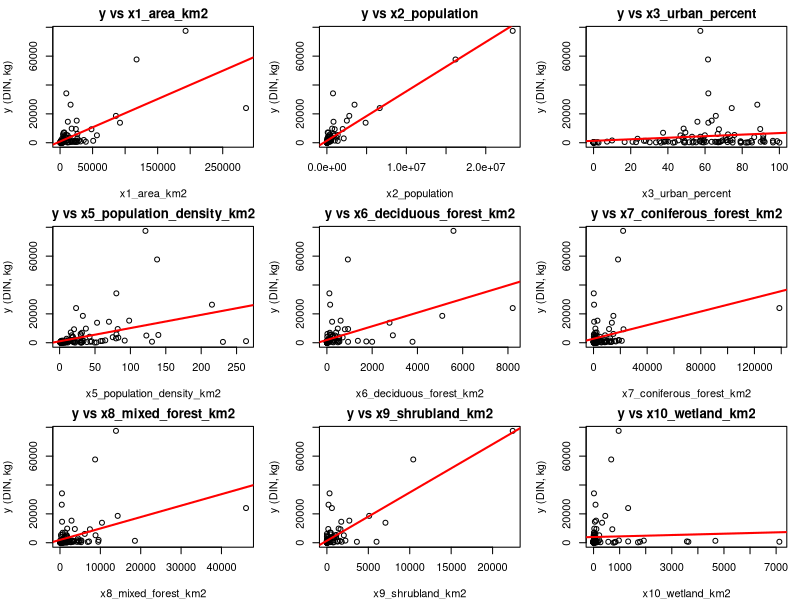
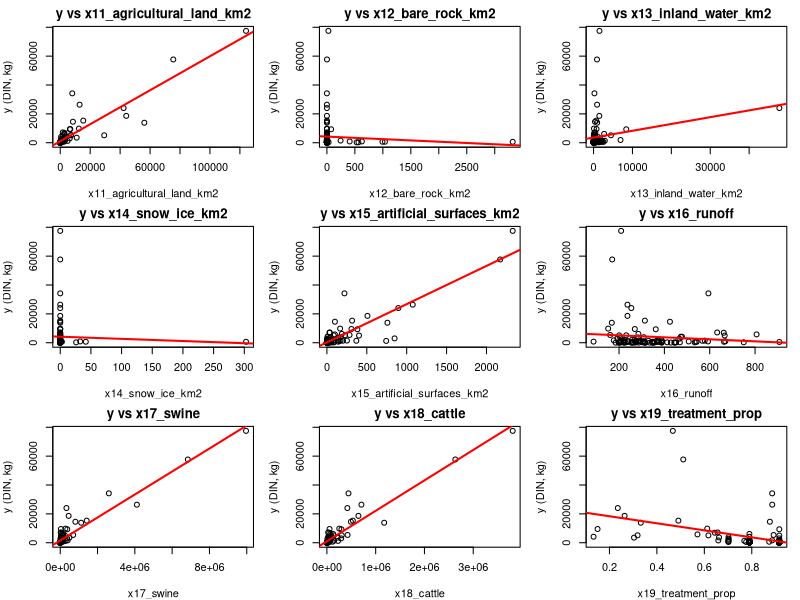
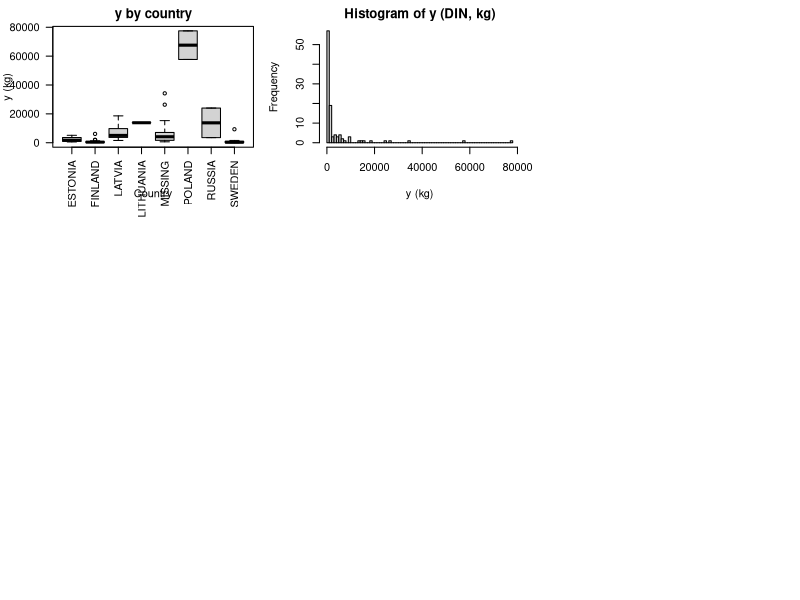
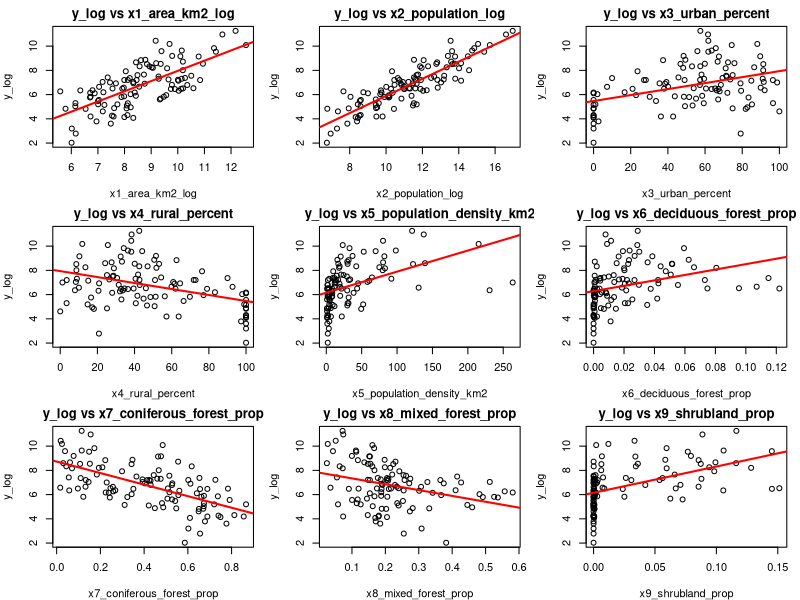
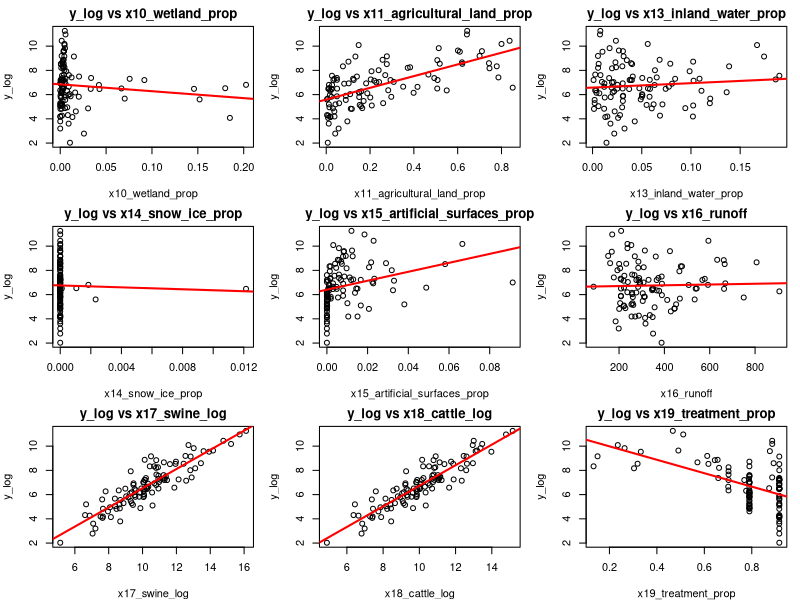
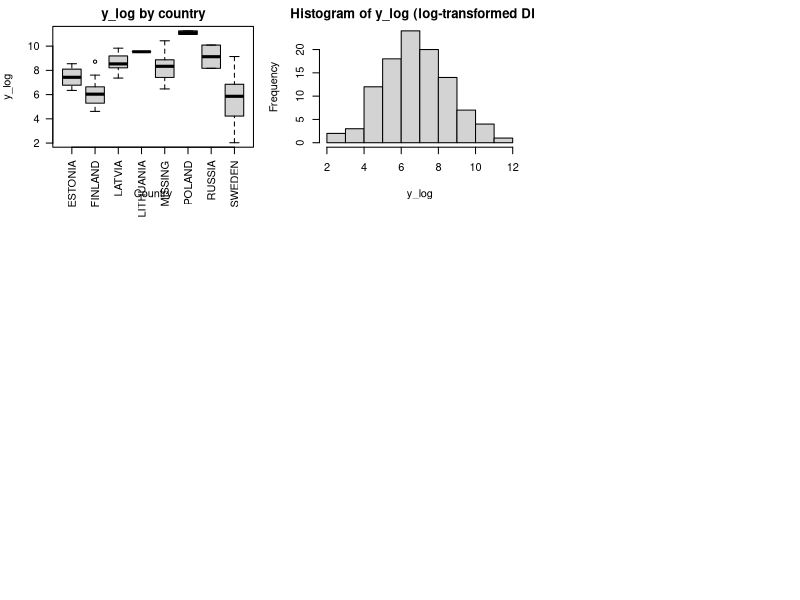
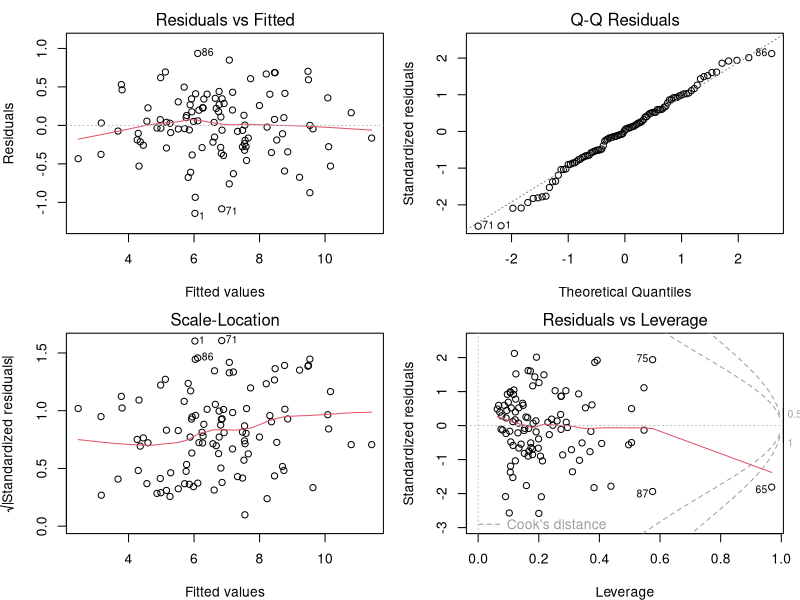
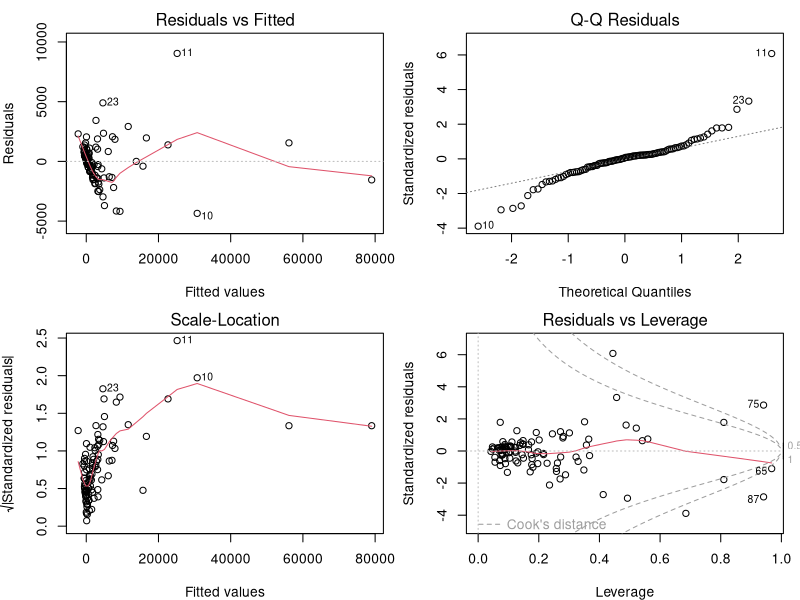

R code for these plots, in order:
## ---- chunk 1
options(stringsAsFactors = FALSE)
set.seed(5021)
knitr::opts_chunk$set(echo = FALSE, message = FALSE, warning = FALSE)
## ---- chunk 2
# Läs in data
dat_raw <- read.csv("baltic_DIN.csv", sep = ",", header = TRUE, check.names = FALSE)

# Arbetskopia
df <- dat_raw

# Enheter och nya namn
df$x1_area_km2 <- df$x1 * 0.01
df$x2_population <- df$x2
df$x3_urban_percent <- df$x3
df$x4_rural_percent <- df$x4
df$x5_population_density_km2 <- df$x5
df$x6_deciduous_forest_km2      <- df$x6  * 0.01
df$x7_coniferous_forest_km2     <- df$x7  * 0.01
df$x8_mixed_forest_km2          <- df$x8  * 0.01
df$x9_shrubland_km2             <- df$x9  * 0.01
df$x10_wetland_km2              <- df$x10 * 0.01
df$x11_agricultural_land_km2    <- df$x11 * 0.01
df$x12_bare_rock_km2            <- df$x12 * 0.01
df$x13_inland_water_km2         <- df$x13 * 0.01
df$x14_snow_ice_km2             <- df$x14 * 0.01
df$x15_artificial_surfaces_km2  <- df$x15 * 0.01
df$x16_runoff <- df$x16
df$x17_swine  <- df$x17
df$x18_cattle <- df$x18
df$x19_treatment_prop <- df$x19/100
df$x20_country <- df$x20
df$x20_country[is.na(df$x20_country) | df$x20_country == "" ] <- "MISSING"
df$x20_country <- factor(df$x20_country)
df$sweden_group <- factor(ifelse(df$x20_country == "SWEDEN", "Sweden", "Non-Sweden"),
                          levels = c("Non-Sweden","Sweden"))

# Hjälpfunktion för loggar
log1p_safe <- function(z) log1p(pmax(z, 0))

# Respons och loggar
df$y_log <- log1p_safe(df$y)
df$x1_area_km2_log    <- log1p_safe(df$x1_area_km2)
df$x2_population_log  <- log1p_safe(df$x2_population)
df$x17_swine_log      <- log1p_safe(df$x17_swine)
df$x18_cattle_log     <- log1p_safe(df$x18_cattle)

# Andelar av total area
area_total <- df$x1_area_km2
df$x6_deciduous_forest_prop     <- df$x6_deciduous_forest_km2     / area_total
df$x7_coniferous_forest_prop    <- df$x7_coniferous_forest_km2    / area_total
df$x8_mixed_forest_prop         <- df$x8_mixed_forest_km2         / area_total
df$x9_shrubland_prop            <- df$x9_shrubland_km2            / area_total
df$x10_wetland_prop             <- df$x10_wetland_km2             / area_total
df$x11_agricultural_land_prop   <- df$x11_agricultural_land_km2   / area_total
df$x12_bare_rock_prop           <- df$x12_bare_rock_km2           / area_total
df$x13_inland_water_prop        <- df$x13_inland_water_km2        / area_total
df$x14_snow_ice_prop            <- df$x14_snow_ice_km2            / area_total
df$x15_artificial_surfaces_prop <- df$x15_artificial_surfaces_km2 / area_total

# Loggar för areor (x6–x15)
df$x6_deciduous_forest_km2_log      <- log1p_safe(df$x6_deciduous_forest_km2)
df$x7_coniferous_forest_km2_log     <- log1p_safe(df$x7_coniferous_forest_km2)
df$x8_mixed_forest_km2_log          <- log1p_safe(df$x8_mixed_forest_km2)
df$x9_shrubland_km2_log             <- log1p_safe(df$x9_shrubland_km2)
df$x10_wetland_km2_log              <- log1p_safe(df$x10_wetland_km2)
df$x11_agricultural_land_km2_log    <- log1p_safe(df$x11_agricultural_land_km2)
df$x12_bare_rock_km2_log            <- log1p_safe(df$x12_bare_rock_km2)
df$x13_inland_water_km2_log         <- log1p_safe(df$x13_inland_water_km2)
df$x14_snow_ice_km2_log             <- log1p_safe(df$x14_snow_ice_km2)
df$x15_artificial_surfaces_km2_log  <- log1p_safe(df$x15_artificial_surfaces_km2)

# Lagrar sammanräkningar för inline-text
country_tbl  <- table(df$x20_country)
## ---- chunk 3
numeric_x <- c("x1_area_km2","x2_population","x3_urban_percent","x5_population_density_km2",
               "x6_deciduous_forest_km2","x7_coniferous_forest_km2","x8_mixed_forest_km2",
               "x9_shrubland_km2","x10_wetland_km2","x11_agricultural_land_km2",
               "x12_bare_rock_km2","x13_inland_water_km2","x14_snow_ice_km2",
               "x15_artificial_surfaces_km2","x16_runoff","x17_swine","x18_cattle",
               "x19_treatment_prop")
par(mfrow=c(3,3), mar=c(4,4,2,1))
for (v in numeric_x) {
  plot(df[[v]], df$y, xlab=v, ylab="y (DIN, kg)", main=paste("y vs", v))
  abline(lm(df$y ~ df[[v]]), col="red", lwd=2)
}
## ---- chunk 4
boxplot(y ~ x20_country, data=df, main="y by country", xlab="Country", ylab="y (kg)", las=2)
## ---- chunk 5
hist(df$y, breaks="FD", main="Histogram of y (DIN, kg)", xlab="y (kg)")
## ---- chunk 6
vars_trans <- c("x1_area_km2_log","x2_population_log","x3_urban_percent","x4_rural_percent","x5_population_density_km2",
                "x6_deciduous_forest_prop","x7_coniferous_forest_prop","x8_mixed_forest_prop",
                "x9_shrubland_prop","x10_wetland_prop","x11_agricultural_land_prop",
                "x13_inland_water_prop","x14_snow_ice_prop","x15_artificial_surfaces_prop",
                "x16_runoff","x17_swine_log","x18_cattle_log","x19_treatment_prop")
par(mfrow=c(3,3), mar=c(4,4,2,1))
for (v in vars_trans) {  
  plot(df[[v]], df$y_log, xlab=v, ylab="y_log", main=paste("y_log vs", v))
  abline(lm(df$y_log ~ df[[v]]), col="red", lwd=2)
}
## ---- chunk 7
boxplot(y_log ~ x20_country, data=df, main="y_log by country", xlab="Country", ylab="y_log", las=2)
## ---- chunk 8
hist(df$y_log, breaks="FD", main="Histogram of y_log (log-transformed DIN)", xlab="y_log")
## ---- chunk 9
form_full_log <- y_log ~ x1_area_km2_log + x2_population_log + x3_urban_percent +
  x6_deciduous_forest_prop + x7_coniferous_forest_prop + x8_mixed_forest_prop +
  x9_shrubland_prop + x10_wetland_prop + x11_agricultural_land_prop +
  x13_inland_water_prop + x14_snow_ice_prop + x15_artificial_surfaces_prop +
  x16_runoff + x17_swine_log + x18_cattle_log + x19_treatment_prop + x20_country
fit_full_log <- lm(form_full_log, data=df)
summary(fit_full_log)
## ---- chunk 10
fit_step_log <- MASS::stepAIC(fit_full_log, direction="both", trace=FALSE)
summary(fit_step_log)
## ---- chunk 11
vif_numeric <- function(model, data){
  tt <- terms(model)
  labs <- attr(tt, "term.labels")
  num_vars <- labs[sapply(labs, function(v) is.numeric(data[[v]]))]
  out <- setNames(numeric(length(num_vars)), num_vars)
  for (v in num_vars) {
    others <- setdiff(num_vars, v)
    if (length(others) == 0) { out[v] <- NA_real_; next }
    r2 <- summary(lm(as.formula(paste(v, "~", paste(others, collapse="+"))), data=data))$r.squared
    out[v] <- 1/(1 - r2)
  }
  out
}
vif_full_log <- vif_numeric(fit_full_log, df)
vif_step_log <- vif_numeric(fit_step_log, df)
vif_full_log
## ---- chunk 12
vif_step_log
## ---- chunk 13
par(mfrow=c(2,2)); plot(fit_full_log)
## ---- chunk 14
form_full_raw <- y ~ x1_area_km2 + x2_population + x3_urban_percent +
  x6_deciduous_forest_prop + x7_coniferous_forest_prop + x8_mixed_forest_prop +
  x9_shrubland_prop + x10_wetland_prop + x11_agricultural_land_prop +
  x13_inland_water_prop + x14_snow_ice_prop + x15_artificial_surfaces_prop +
  x16_runoff + x17_swine + x18_cattle + x19_treatment_prop + x20_country
fit_full_raw <- lm(form_full_raw, data=df)
summary(fit_full_raw)
## ---- chunk 15
par(mfrow=c(2,2)); plot(fit_full_raw)
## ---- chunk 16
form_no_country <- y_log ~ x1_area_km2_log + x2_population_log + x3_urban_percent +
  x6_deciduous_forest_prop + x7_coniferous_forest_prop + x8_mixed_forest_prop +
  x9_shrubland_prop + x10_wetland_prop + x11_agricultural_land_prop +
  x13_inland_water_prop + x14_snow_ice_prop + x15_artificial_surfaces_prop +
  x16_runoff + x17_swine_log + x18_cattle_log + x19_treatment_prop
fit_no_country <- lm(form_no_country, data=df)
fit_step_no_country <- MASS::stepAIC(fit_no_country, direction="both", trace=FALSE)
formula(fit_step_no_country)

form_step_sweden <- update(formula(fit_step_no_country), . ~ . + sweden_group)
fit_step_sweden <- lm(form_step_sweden, data=df)

selected_vars <- all.vars(formula(fit_step_no_country))[-1]
form_step_interact <- as.formula(paste("y_log ~ (", paste(selected_vars, collapse=" + "), ") * sweden_group"))
fit_step_interact <- lm(form_step_interact, data=df)

anova(fit_step_sweden, fit_step_interact)   # interaktioner
anova(fit_step_no_country, fit_step_sweden) # huvudeffekt
## ---- chunk 17
par(mfrow=c(2,2)); plot(fit_step_sweden)
## ---- chunk 18
smearing_factor <- function(fit) mean(exp(residuals(fit)))

loocv_rmse <- function(formula, data, response_is_log = FALSE, use_smearing = FALSE) {
  n <- nrow(data); se <- numeric(n); skipped <- 0
  for (i in seq_len(n)) {
    train <- data[-i, , drop=FALSE]; test <- data[i, , drop=FALSE]
    tryCatch({
      fit_i <- lm(formula, data=train)
      if (response_is_log) {
        pred_log <- as.numeric(predict(fit_i, newdata=test))
        if (use_smearing) {
          sm <- smearing_factor(fit_i); pred <- exp(pred_log) * sm - 1
        } else pred <- exp(pred_log) - 1
      } else pred <- as.numeric(predict(fit_i, newdata=test))
      se[i] <- (test$y - pred)^2
    }, error=function(e){ se[i] <<- NA; skipped <<- skipped + 1 })
  }
  sqrt(mean(se, na.rm=TRUE))
}
## ---- chunk 19
# A: log y + log-arealer
form_A <- y_log ~ x1_area_km2_log + x2_population_log + x3_urban_percent +
  x6_deciduous_forest_km2_log + x7_coniferous_forest_km2_log + x8_mixed_forest_km2_log +
  x9_shrubland_km2_log + x10_wetland_km2_log + x11_agricultural_land_km2_log +
  x13_inland_water_km2_log + x14_snow_ice_km2_log + x15_artificial_surfaces_km2_log +
  x16_runoff + x17_swine_log + x18_cattle_log + x19_treatment_prop + x20_country
fit_A <- lm(form_A, data=df)
rmse_A <- loocv_rmse(form_A, df, response_is_log=TRUE, use_smearing=TRUE)
adjr2_A <- summary(fit_A)$adj.r.squared

# B: log y + andelar
form_B <- y_log ~ x1_area_km2_log + x2_population_log + x3_urban_percent +
  x6_deciduous_forest_prop + x7_coniferous_forest_prop + x8_mixed_forest_prop +
  x9_shrubland_prop + x10_wetland_prop + x11_agricultural_land_prop +
  x13_inland_water_prop + x14_snow_ice_prop + x15_artificial_surfaces_prop +
  x16_runoff + x17_swine_log + x18_cattle_log + x19_treatment_prop + x20_country
fit_B <- lm(form_B, data=df)
rmse_B <- loocv_rmse(form_B, df, response_is_log=TRUE, use_smearing=TRUE)
adjr2_B <- summary(fit_B)$adj.r.squared

# C: rå y + råa areor
form_C <- y ~ x1_area_km2 + x2_population + x3_urban_percent +
  x6_deciduous_forest_km2 + x7_coniferous_forest_km2 + x8_mixed_forest_km2 +
  x9_shrubland_km2 + x10_wetland_km2 + x11_agricultural_land_km2 +
  x13_inland_water_km2 + x14_snow_ice_km2 + x15_artificial_surfaces_km2 +
  x16_runoff + x17_swine + x18_cattle + x19_treatment_prop + x20_country
fit_C <- lm(form_C, data=df)
rmse_C <- loocv_rmse(form_C, df, response_is_log=FALSE, use_smearing=FALSE)
adjr2_C <- summary(fit_C)$adj.r.squared

data.frame(
  Model = c("LOG-RESP + LOG-AREAS (A)", "LOG-RESP + PROP-AREAS (B)", "RAW-RESP + RAW-ALL (C)"),
  LOOCV_RMSE = c(rmse_A, rmse_B, rmse_C),
  Adj_R2 = c(adjr2_A, adjr2_B, adjr2_C)
)
## ---- chunk 20
print(paste("Relativt prediktionsfel för modell A:", rmse_A / sd(df$y)))
print(paste("Relativt prediktionsfel för modell B:", rmse_B / sd(df$y)))
print(paste("Relativt prediktionsfel för modell C:", rmse_C / sd(df$y)))
## ---- chunk 21
fit_A_step <- MASS::stepAIC(fit_A, direction="both", trace=FALSE)
fit_B_step <- MASS::stepAIC(fit_B, direction="both", trace=FALSE)
fit_C_step <- MASS::stepAIC(fit_C, direction="both", trace=FALSE)

summary(fit_A_step)
summary(fit_C_step)
## ---- chunk 22
form_A_step <- formula(fit_A_step)
form_B_step <- formula(fit_B_step)
form_C_step <- formula(fit_C_step)

fit_A_step2 <- lm(form_A_step, data=df)
fit_B_step2 <- lm(form_B_step, data=df)
fit_C_step2 <- lm(form_C_step, data=df)

rmse_A_step <- loocv_rmse(form_A_step, df, response_is_log=TRUE,  use_smearing=TRUE)
rmse_B_step <- loocv_rmse(form_B_step, df, response_is_log=TRUE,  use_smearing=TRUE)
rmse_C_step <- loocv_rmse(form_C_step, df, response_is_log=FALSE, use_smearing=FALSE)

adjr2_A_step <- summary(fit_A_step2)$adj.r.squared
adjr2_B_step <- summary(fit_B_step2)$adj.r.squared
adjr2_C_step <- summary(fit_C_step2)$adj.r.squared

data.frame(
  Model = c("A_step (LOG-RESP + LOG-AREAS, stepAIC)",
            "B_step (LOG-RESP + PROP-AREAS, stepAIC)",
            "C_step (RAW-RESP + RAW, stepAIC)"),
  LOOCV_RMSE = c(rmse_A_step, rmse_B_step, rmse_C_step),
  Adj_R2 = c(adjr2_A_step, adjr2_B_step, adjr2_C_step)
)
## ---- chunk 23
summary(fit_A_step)
## ---- chunk 24
par(mfrow=c(2,2)); plot(fit_A_step2)
